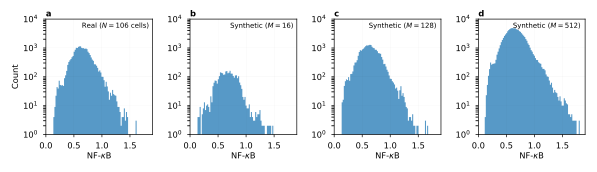

Reproduce this figure in Python.
"""
Supplement figure: NF-κB distributions for synthetic experiments at M = 16, 128, 512.

Seed handling rationale
-----------------------
`nfkb_generated.csv` is stored at the *experiment* level (one directory per
model × crosstalk_function × noise × M combination), not inside any per-seed
sub-folder.  A spot-check confirms that every experiment sharing the same M
value contains byte-identical NF-κB data (np.allclose → True), because signal
generation is completely independent of model choice, crosstalk function, noise
level, and training seed.  Seeds only affect the UDE training runs that follow.

Consequently, seeds are irrelevant for this plot.  We load one representative
`nfkb_generated.csv` per M value (the first experiment directory that matches
each M) and plot its distribution alongside the real NF-κB data for reference.
"""

import matplotlib.pyplot as plt
import matplotlib.gridspec as gridspec
from pathlib import Path
import numpy as np

# ---------------------------------------------------------------------------
# Paths & config
# ---------------------------------------------------------------------------
project_root    = Path(__file__).resolve().parents[4]
code_root       = project_root / "code"
EXPERIMENT_ROOT = code_root / "experiments" / "multivariate" / "multivariate_study_2026-02-10_182131"
NFKB_REAL_PATH  = code_root / "real_data" / "NCIp65TNFGamma200framesDec2025.csv"

M_VALUES = [16, 128, 512]
BINS     = 100

# ---------------------------------------------------------------------------
# Load real NF-κB data (reference)
# ---------------------------------------------------------------------------
nfkb_real = np.loadtxt(NFKB_REAL_PATH, delimiter=",")  # shape (200, N_cells)

# ---------------------------------------------------------------------------
# Load one representative nfkb_generated.csv per M value
# (all experiments with the same M share identical NF-κB data)
# ---------------------------------------------------------------------------
nfkb_synth = {}
for M in M_VALUES:
    suffix = f"_n{M}"
    for item in sorted(EXPERIMENT_ROOT.iterdir()):
        if item.is_dir() and item.name.endswith(suffix):
            csv_path = item / "nfkb_generated.csv"
            if csv_path.exists():
                nfkb_synth[M] = np.loadtxt(csv_path, delimiter=",")
                break
    if M not in nfkb_synth:
        raise FileNotFoundError(f"Could not find nfkb_generated.csv for M={M}")

# ---------------------------------------------------------------------------
# Figure layout  –  1 row × 4 panels (real + M=16 + M=128 + M=512)
# ---------------------------------------------------------------------------
plt.rcParams.update({"font.size": 6, "axes.labelsize": 6, "axes.titlesize": 6,
                     "xtick.labelsize": 6, "ytick.labelsize": 6,
                     "legend.fontsize": 6, "lines.linewidth": 0.1,
                     "axes.linewidth": 0.5,
                     "xtick.major.width": 0.5, "ytick.major.width": 0.5,
                     "xtick.major.size": 2,   "ytick.major.size": 2})

grid_keywords = {"ls": "-", "alpha": 0.1, "lw": 0.1, "c": "k"}

# Determine shared x-axis range across real + synthetic
all_vals  = np.concatenate([nfkb_real.ravel()] + [nfkb_synth[M].ravel() for M in M_VALUES])
x_min, x_max = 0.0, all_vals.max() * 1.05
bin_edges = np.linspace(x_min, x_max, BINS + 1)

fig = plt.figure(figsize=(7.00787, 1.5))  # 1 column = 3.5 inches, so 2 columns = 7 inches
gs  = gridspec.GridSpec(1, 4, figure=fig, wspace=0.35)

axes   = [fig.add_subplot(gs[0, j]) for j in range(4)]
titles = ["a", "b", "c", "d"]
labels = [rf"Real ($N={nfkb_real.shape[1]}$ cells)",
          rf"Synthetic ($M=16$)",
          rf"Synthetic ($M=128$)",
          rf"Synthetic ($M=512$)"]
datasets = [nfkb_real] + [nfkb_synth[M] for M in M_VALUES]

for ax, title, label, data in zip(axes, titles, labels, datasets):
    ax.hist(data.ravel(), bins=bin_edges,
            color="C0", alpha=0.75, density=False,
            histtype="stepfilled")
    ax.set_title(title, loc="left", fontsize=6, fontweight="bold", pad=2)
    ax.set_xlabel(r"NF-$\kappa$B", labelpad=2)
    ax.set_xlim(x_min, x_max)
    ax.set_yscale("log")
    ax.set_ylim(bottom=1e0, top=1e4)
    ax.grid(**grid_keywords)
    ax.text(0.97, 0.97, label, transform=ax.transAxes,
            ha="right", va="top", fontsize=5)

axes[0].set_ylabel("Count", labelpad=2.5)

# ---------------------------------------------------------------------------
# Save
# ---------------------------------------------------------------------------
fig.tight_layout()
output_dir  = code_root / "plots" / "paper_plots" / "supplement"
output_dir.mkdir(parents=True, exist_ok=True)
output_path = output_dir / "synth_nfkb_distributions.pdf"
fig.savefig(output_path, dpi=300, bbox_inches="tight")
print(f"Saved to {output_path}")
# plt.show()
